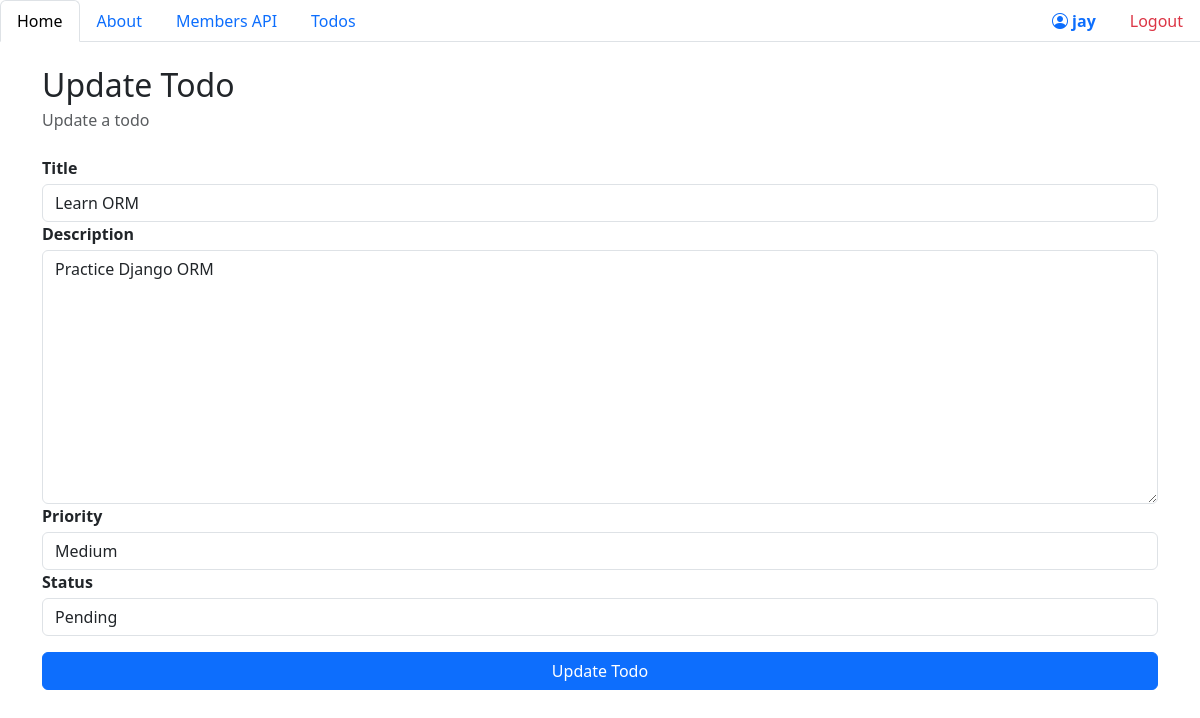
Screenshot of /todo/update_todo/2 (signed in) with the database file from the repository.
### todo/models.py (models this page shows, shortened)
class Todo(models.Model):
    status_choices = [
        ('PENDING', 'Pending'),
        ('COMPLETED', 'Completed'),
    ]
    id = models.IntegerField(primary_key=True)
    title = models.CharField(max_length=100)
    description = models.TextField()
    status = models.CharField(max_length=20 , choices=status_choices , default='PENDING')
    priority_choices = [
        ('LOW', 'Low'),
        ('MEDIUM', 'Medium'),
        ('HIGH', 'High'),
    ]
    priority = models.CharField(max_length=20 , choices=priority_choices , default='LOW')
    created_at = models.DateTimeField(auto_now_add=True)
    updated_at = models.DateTimeField(auto_now=True)

### todo/views.py (the view)
# urls.py: path("update_todo/<int:id>",views.update_todo, name="update_todo"),
@login_required(login_url="/auth/login_user")
def update_todo(request,id):
    if not request.user.has_perm("todo.change_todo"):
        messages.error(request, "You don't have permission to update a todo")
        return redirect("/todo/")
    if request.method == "POST":
        todo_obj = Todo.objects.get(id=id)
        form = TodoForm(request.POST, instance=todo_obj)
        if form.is_valid():
            form.save()
        return redirect("/todo/")
    else:
        my_todo = Todo.objects.get(id=id)
        form = TodoForm(instance=my_todo)
        return render(request, "todo/update_todo.html", {"todo": my_todo , "form": form})

### todo/templates/todo/update_todo.html (shortened to what this page needs)
{% extends 'nevbar.html' %}
{% block content %}
<div class="container mt-4">
    <h2 class="mb-1">Update Todo</h2>
    <p class="text-muted mb-4">Update a todo</p>
    <form method="post">
            {% for field in form %}
            <div class="form-group">
                <label class="mb-1 fw-bold" for="{{ field.id_for_label }}">{{ field.label }}</label>
                {{ field }}
            </div>
            {% endfor %}
        <button type="submit" class="btn btn-primary w-100 mt-3">Update Todo</button>
    </form>
</div>
{% endblock %}

### home/templates/nevbar.html (shortened to what this page needs)
{% load static %}
<!DOCTYPE html>
<html lang="en">
<head>
    <link href="https://cdn.jsdelivr.net/npm/bootstrap@5.3.8/dist/css/bootstrap.min.css" rel="stylesheet">
    <link href="https://cdn.jsdelivr.net/npm/bootstrap-icons@1.11.3/font/bootstrap-icons.css" rel="stylesheet">
</head>
<body>
    <ul class="nav nav-tabs d-flex" id="myTab" role="tablist">
        <li class="nav-item" role="presentation">
            <a class="nav-link active" href="/">Home</a>
        </li>
        <li class="nav-item" role="presentation">
            <a class="nav-link" href="/about/">About</a>
        </li>
        <li class="nav-item" role="presentation">
            <a class="nav-link" href="/members/">Members API</a>
        </li>
        <li class="nav-item" role="presentation">
            <a class="nav-link" href="/todo/">Todos</a>
        </li>
        {% if user.is_authenticated %}
        <li class="nav-item ms-auto" role="presentation">
            <span class="nav-link text-primary fw-semibold">
                <i class="bi bi-person-circle me-1"></i>{{ user.username }}
            </span>
        </li>
        <li class="nav-item" role="presentation">
            <a class="nav-link text-danger" href="/auth/logout_user">Logout</a>
        </li>
        {% endif %}
    </ul>
    {% block content %}
    {% endblock %}
</body>
</html>

### rows the page displays
Todo: form "Learn ORM" "Practice Django ORM" "Medium" "Pending"

### other values shown
{{ user.username }} "jay"
{{ field.label }} "Title" "Description" "Priority" "Status"
